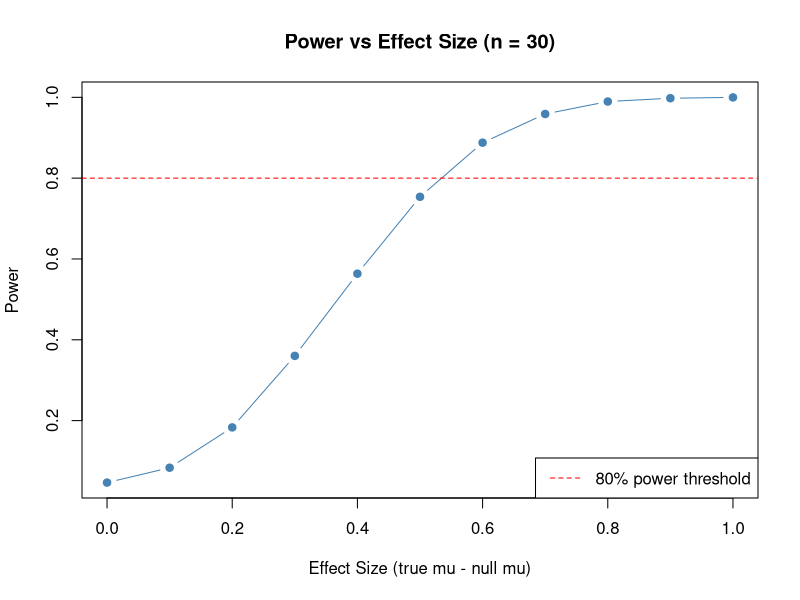
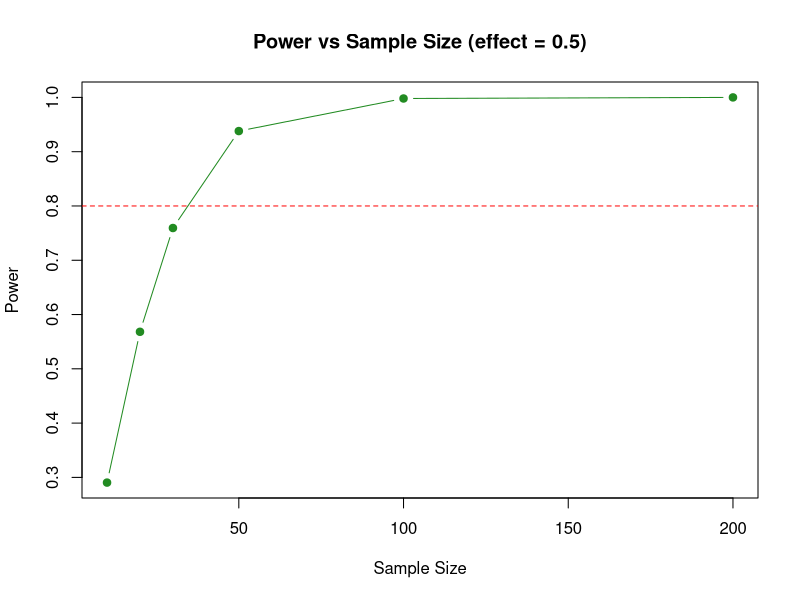
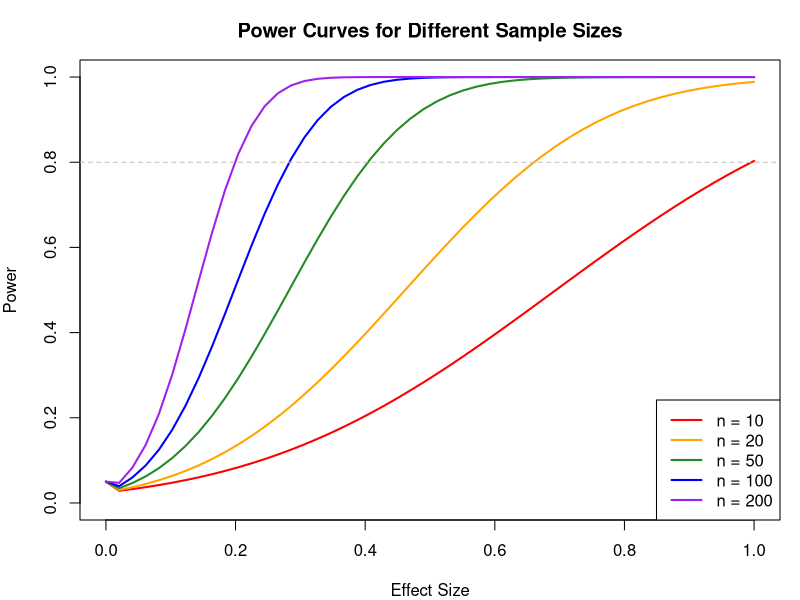

R code for these plots, in order:
# =============================================================================
# Gov 2001: Lecture 07b - Statistical Power
# Spring 2026
# =============================================================================

# This script demonstrates statistical power and sample size calculations.
# Key insight: Power depends on effect size, sample size, and alpha.

# -----------------------------------------------------------------------------
# Setup
# -----------------------------------------------------------------------------

set.seed(2026)

# -----------------------------------------------------------------------------
# What is Power?
# -----------------------------------------------------------------------------

cat("=== What is Power? ===\n")
cat("Power = P(reject H0 | H0 is false)\n")
cat("     = P(detect an effect when there IS an effect)\n")
cat("     = 1 - P(Type II error)\n\n")

# -----------------------------------------------------------------------------
# Simulating Power
# -----------------------------------------------------------------------------

# Function to estimate power via simulation
estimate_power <- function(true_mu, null_mu = 0, sigma = 1, n = 30,
                           alpha = 0.05, n_sims = 5000) {
  rejections <- 0
  for (i in 1:n_sims) {
    sample <- rnorm(n, mean = true_mu, sd = sigma)
    p_value <- t.test(sample, mu = null_mu)$p.value
    if (p_value < alpha) rejections <- rejections + 1
  }
  return(rejections / n_sims)
}

# -----------------------------------------------------------------------------
# Power vs Effect Size
# -----------------------------------------------------------------------------

cat("=== Power vs Effect Size ===\n")
cat("Testing H0: mu = 0, with sigma = 1, n = 30, alpha = 0.05\n\n")

effect_sizes <- seq(0, 1, by = 0.1)
powers <- sapply(effect_sizes, function(d) estimate_power(true_mu = d, n = 30))

cat("Effect Size (d) | Power\n")
cat("----------------|-------\n")
for (i in seq_along(effect_sizes)) {
  cat(sprintf("      %.1f        | %.3f\n", effect_sizes[i], powers[i]))
}

# Plot
plot(effect_sizes, powers, type = "b", pch = 19, col = "steelblue",
     xlab = "Effect Size (true mu - null mu)", ylab = "Power",
     main = "Power vs Effect Size (n = 30)")
abline(h = 0.80, col = "red", lty = 2)
legend("bottomright", legend = "80% power threshold", col = "red", lty = 2)

# -----------------------------------------------------------------------------
# Power vs Sample Size
# -----------------------------------------------------------------------------

cat("\n=== Power vs Sample Size ===\n")
cat("Testing H0: mu = 0, with true mu = 0.5, sigma = 1, alpha = 0.05\n\n")

sample_sizes <- c(10, 20, 30, 50, 100, 200)
powers_n <- sapply(sample_sizes, function(n) estimate_power(true_mu = 0.5, n = n))

cat("Sample Size | Power\n")
cat("------------|-------\n")
for (i in seq_along(sample_sizes)) {
  cat(sprintf("    %3d     | %.3f\n", sample_sizes[i], powers_n[i]))
}

# Plot
plot(sample_sizes, powers_n, type = "b", pch = 19, col = "forestgreen",
     xlab = "Sample Size", ylab = "Power",
     main = "Power vs Sample Size (effect = 0.5)")
abline(h = 0.80, col = "red", lty = 2)

# -----------------------------------------------------------------------------
# Power vs Alpha
# -----------------------------------------------------------------------------

cat("\n=== Power vs Alpha ===\n")
cat("Testing H0: mu = 0, with true mu = 0.5, sigma = 1, n = 30\n\n")

alphas <- c(0.01, 0.05, 0.10, 0.20)
powers_alpha <- sapply(alphas, function(a)
  estimate_power(true_mu = 0.5, n = 30, alpha = a))

cat("Alpha | Power\n")
cat("------|-------\n")
for (i in seq_along(alphas)) {
  cat(sprintf(" %.2f  | %.3f\n", alphas[i], powers_alpha[i]))
}

cat("\nNote: Higher alpha -> higher power, but also higher Type I error!\n")

# -----------------------------------------------------------------------------
# Power Analysis: How Many Subjects Do I Need?
# -----------------------------------------------------------------------------

cat("\n=== Sample Size Calculation ===\n")
cat("Goal: Find n needed for 80% power\n\n")

# Analytical formula for z-test (approximate):
# n = ((z_alpha + z_beta) * sigma / delta)^2
# where delta = true_mu - null_mu

# For 80% power (beta = 0.20), alpha = 0.05 (two-sided)
z_alpha <- qnorm(1 - 0.05/2)  # 1.96
z_beta <- qnorm(0.80)          # 0.84
sigma <- 1

cat("Using analytical formula (z-test approximation):\n")
cat(sprintf("z_alpha/2 = %.2f, z_beta = %.2f\n\n", z_alpha, z_beta))

effect_sizes <- c(0.2, 0.3, 0.5, 0.8, 1.0)
cat("Effect Size | Required n\n")
cat("------------|------------\n")
for (d in effect_sizes) {
  n_required <- ((z_alpha + z_beta) * sigma / d)^2
  cat(sprintf("    %.1f      |    %3.0f\n", d, ceiling(n_required)))
}

# -----------------------------------------------------------------------------
# Using power.t.test() in R
# -----------------------------------------------------------------------------

cat("\n=== Using power.t.test() ===\n")

# Find required sample size for 80% power
result <- power.t.test(delta = 0.5, sd = 1, sig.level = 0.05, power = 0.80,
                       type = "one.sample")
cat("\nFor effect size = 0.5, 80% power:\n")
print(result)

# Find power for a given sample size
result2 <- power.t.test(n = 30, delta = 0.5, sd = 1, sig.level = 0.05,
                        type = "one.sample")
cat("\nFor n = 30, effect size = 0.5:\n")
print(result2)

# -----------------------------------------------------------------------------
# Power Curves
# -----------------------------------------------------------------------------

cat("\n=== Power Curves ===\n")

# Create power curves for different sample sizes
par(mar = c(4, 4, 3, 1))
effect_seq <- seq(0, 1, length.out = 50)

plot(NULL, xlim = c(0, 1), ylim = c(0, 1),
     xlab = "Effect Size", ylab = "Power",
     main = "Power Curves for Different Sample Sizes")

colors <- c("red", "orange", "forestgreen", "blue", "purple")
ns <- c(10, 20, 50, 100, 200)

for (i in seq_along(ns)) {
  powers <- sapply(effect_seq, function(d) {
    if (d == 0) return(0.05)  # Type I error at d = 0
    power.t.test(n = ns[i], delta = d, sd = 1, sig.level = 0.05,
                 type = "one.sample")$power
  })
  lines(effect_seq, powers, col = colors[i], lwd = 2)
}

abline(h = 0.80, col = "gray", lty = 2)
legend("bottomright", legend = paste("n =", ns), col = colors, lwd = 2)

# -----------------------------------------------------------------------------
# Key Takeaways
# -----------------------------------------------------------------------------

cat("\n=== KEY TAKEAWAYS ===\n")
cat("1. Power increases with effect size\n")
cat("2. Power increases with sample size\n")
cat("3. Power increases with alpha (but at cost of more Type I errors)\n")
cat("4. Convention: aim for 80% power\n")
cat("5. Use power analysis BEFORE collecting data to determine sample size\n")
cat("6. Underpowered studies waste resources and may miss real effects\n")
